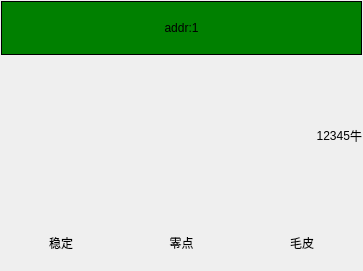
<?xml version="1.0" encoding="UTF-8"?>
<ui version="4.0">
 <class>DevWidget</class>
 <widget class="QWidget" name="DevWidget">
  <property name="geometry">
   <rect>
    <x>0</x>
    <y>0</y>
    <width>363</width>
    <height>271</height>
   </rect>
  </property>
  <property name="windowTitle">
   <string>Form</string>
  </property>
  <property name="styleSheet">
   <string notr="true">background-color: rgb(163, 163, 163);
font: 12pt &quot;微软雅黑&quot;;
color: rgb(255, 255, 255);
QWidget {
	border:1px solid red
}</string>
  </property>
  <layout class="QVBoxLayout" name="verticalLayout" stretch="1,3,1">
   <property name="spacing">
    <number>0</number>
   </property>
   <property name="leftMargin">
    <number>1</number>
   </property>
   <property name="topMargin">
    <number>1</number>
   </property>
   <property name="rightMargin">
    <number>1</number>
   </property>
   <property name="bottomMargin">
    <number>1</number>
   </property>
   <item>
    <widget class="QLabel" name="lbl_addr">
     <property name="styleSheet">
      <string notr="true">background-color: green;</string>
     </property>
     <property name="frameShape">
      <enum>QFrame::Box</enum>
     </property>
     <property name="frameShadow">
      <enum>QFrame::Plain</enum>
     </property>
     <property name="text">
      <string>addr:1</string>
     </property>
     <property name="alignment">
      <set>Qt::AlignCenter</set>
     </property>
    </widget>
   </item>
   <item>
    <layout class="QHBoxLayout" name="horizontalLayout_2">
     <property name="rightMargin">
      <number>0</number>
     </property>
     <item>
      <widget class="QLabel" name="lbl_weight">
       <property name="sizePolicy">
        <sizepolicy hsizetype="Expanding" vsizetype="Preferred">
         <horstretch>0</horstretch>
         <verstretch>0</verstretch>
        </sizepolicy>
       </property>
       <property name="styleSheet">
        <string notr="true">font: 75 16pt &quot;微软雅黑&quot;;</string>
       </property>
       <property name="frameShape">
        <enum>QFrame::NoFrame</enum>
       </property>
       <property name="frameShadow">
        <enum>QFrame::Plain</enum>
       </property>
       <property name="text">
        <string>12345</string>
       </property>
       <property name="alignment">
        <set>Qt::AlignRight|Qt::AlignTrailing|Qt::AlignVCenter</set>
       </property>
      </widget>
     </item>
     <item>
      <widget class="QLabel" name="lbl_unit">
       <property name="styleSheet">
        <string notr="true"/>
       </property>
       <property name="text">
        <string>牛</string>
       </property>
      </widget>
     </item>
    </layout>
   </item>
   <item>
    <layout class="QHBoxLayout" name="horizontalLayout">
     <item>
      <widget class="QLabel" name="lbl_still">
       <property name="styleSheet">
        <string notr="true"/>
       </property>
       <property name="text">
        <string>稳定</string>
       </property>
       <property name="alignment">
        <set>Qt::AlignCenter</set>
       </property>
      </widget>
     </item>
     <item>
      <widget class="QLabel" name="lbl_zero">
       <property name="styleSheet">
        <string notr="true"/>
       </property>
       <property name="text">
        <string>零点</string>
       </property>
       <property name="alignment">
        <set>Qt::AlignCenter</set>
       </property>
      </widget>
     </item>
     <item>
      <widget class="QLabel" name="lbl_ng">
       <property name="frameShape">
        <enum>QFrame::NoFrame</enum>
       </property>
       <property name="text">
        <string>毛皮</string>
       </property>
       <property name="alignment">
        <set>Qt::AlignCenter</set>
       </property>
      </widget>
     </item>
    </layout>
   </item>
  </layout>
 </widget>
 <resources/>
 <connections/>
</ui>
